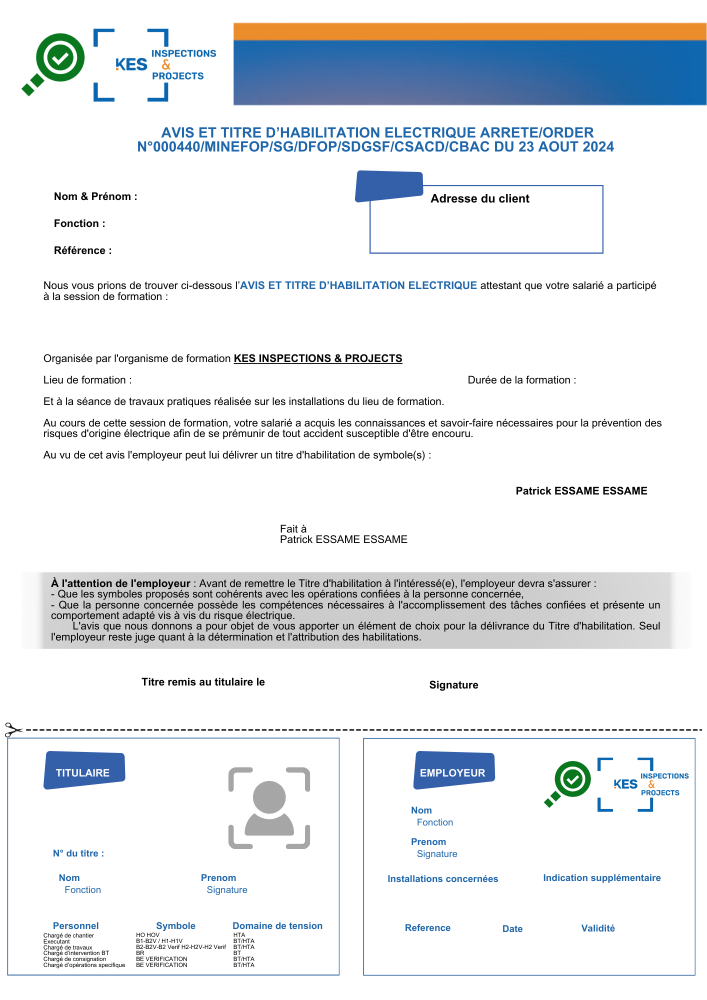
#> input picture static/images/h1.png, 1414 x 2000 px, found by its file name (shown at 1/2 size)
$ python test3.py
#> lines starting #> are read from the running program, lines starting #| are printed output that depends on the picture
from PIL import Image, ImageDraw, ImageFont
import re


def parse_text_segments(text):
    segments = []

    # Expressions régulières pour détecter les balises de formatage
    bold_pattern = r'\*\*(.*?)\*\*'
    color_pattern = r'\{(.*?)\|(.*?)\}'

    # Analyser les segments en gras
    last_end = 0
    for bold_match in re.finditer(bold_pattern, text):
        if bold_match.start() > last_end:
            segments.append({"text": text[last_end:bold_match.start()], "bold": False, "color": "black"})
        segments.append({"text": bold_match.group(1), "bold": True, "color": "black"})
        last_end = bold_match.end()
    text = text[last_end:]  # Reste du texte après les segments en gras

    # Analyser les segments en couleur
    last_end = 0
    for color_match in re.finditer(color_pattern, text):
        if color_match.start() > last_end:
            segments.append({"text": text[last_end:color_match.start()], "bold": False, "color": "black"})
        segments.append({"text": color_match.group(1), "bold": False, "color": color_match.group(2)})
        last_end = color_match.end()
    if last_end < len(text):
        segments.append({"text": text[last_end:], "bold": False, "color": "black"})

    return segments


def draw_text_in_rectangle(image_path, output_path, text, coords, font_path="arial.ttf", initial_font_size=20):
    # Charger l'image
#> called with image_path = 'json/h1.png', output_path = 'output/formatted_text_image.jpg', font_path = 'fonts/arial.ttf', initial_font_size = 20
    image = Image.open(image_path)
#> image is the input picture: PIL image 1414x2000 RGB; mean R, G, B 230.2, 233.4, 236.4
    draw = ImageDraw.Draw(image)

    # Récupérer les coordonnées du rectangle
    x1, y1 = coords["Coin supérieur gauche"]
    x2, y2 = coords["Coin inférieur droit"]
    rect_width = x2 - x1
    rect_height = y2 - y1

    # Analyser les segments de texte avec formatage
    segments = parse_text_segments(text)

    # Ajuster la taille de la police pour faire tenir le texte dans le rectangle
    font_size = initial_font_size
    while True:
        font = ImageFont.truetype(font_path, font_size)
        bold_font = ImageFont.truetype(font_path, font_size + 2)  # Police pour le gras

        # Préparer les lignes de texte
        lines = []
        current_line = []
        current_width = 0

        for segment in segments:
            segment_font = bold_font if segment["bold"] else font
            color = segment["color"]

            # Mesurer la largeur de chaque segment et décider si on doit couper la ligne
            segment_width = draw.textlength(segment["text"], font=segment_font)
            if current_width + segment_width <= rect_width:
                current_line.append((segment["text"], segment_font, color))
                current_width += segment_width
            else:
                lines.append(current_line)
                current_line = [(segment["text"], segment_font, color)]
                current_width = segment_width

        lines.append(current_line)

        # Calculer la hauteur totale requise
        total_text_height = 0
        for line in lines:
            max_height = 0
            for segment_text, segment_font, _ in line:
                bbox = draw.textbbox((0, 0), segment_text, font=segment_font)
                max_height = max(max_height, bbox[3] - bbox[1])
            total_text_height += max_height

        # Vérifier si le texte tient dans le rectangle
        if total_text_height <= rect_height:
            break  # La police actuelle convient
        else:
            font_size -= 1  # Réduire la taille de la police
#> after the loop, font_size = 19

    # Dessiner le texte ligne par ligne
    current_y = y1
    for line in lines:
        current_x = x1
        for segment_text, segment_font, color in line:
            draw.text((current_x, current_y), segment_text, font=segment_font, fill=color)
            bbox = draw.textbbox((0, 0), segment_text, font=segment_font)
            current_x += bbox[2] - bbox[0]  # Avancer pour le prochain segment
        current_y += max(bbox[3] - bbox[1] for _, _, _ in line)  # Ajouter la hauteur de ligne
#> this loop made 2 passes
#> current_y on passes 1 to 2: 387, 401
#> after the loop, current_y = 401

    # Sauvegarder l'image
    image.save(output_path)
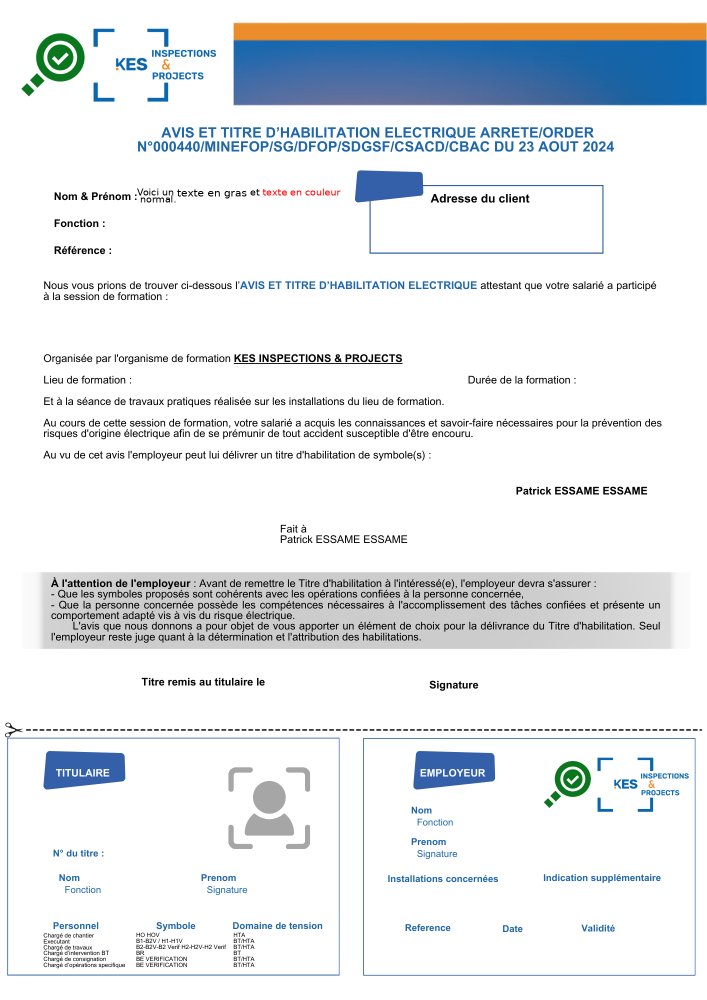
#> saved as formatted_text_image.jpg: PIL image 1414x2000 RGB (shown at 1/2 size); mean R, G, B 230, 233.3, 236.3


# Exemple d'utilisation
font_path = "fonts/arial.ttf"
image_path = "json/h1.png"
output_path = "output/formatted_text_image.jpg"
text = "Voici un **texte en gras** et {texte en couleur|red} normal."
coords = {
    "Coin supérieur gauche": [274, 373],
    "Coin supérieur droit": [693, 373],
    "Coin inférieur gauche": [274, 407],
    "Coin inférieur droit": [693, 407],
    "Centre": [483, 390]
}

draw_text_in_rectangle(image_path, output_path, text, coords, font_path)
